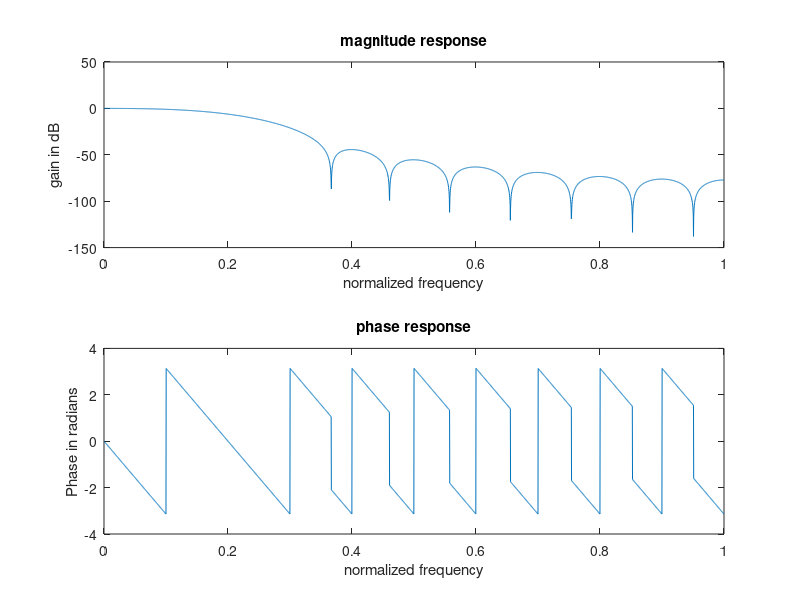

MATLAB code for this plot:
% Low pass FIR filter using Hanning window
clc;
clear all;

n = 20;
fp = 100;
fq = 300;
fs = 1000;
fn = 2*fp/fs;
window = hanning(n+1);
b = fir1(n, fn, 'low', window);
w = 0:0.001:pi;

[h om] = freqz(b,1,w);
a = 20*log10(abs(h));
b = angle(h);

subplot(2,1,1); plot(w/pi, a);
xlabel('normalized frequency');
ylabel('gain in dB');
title('magnitude response');

subplot(2,1,2); plot(w/pi, b);
xlabel('normalized frequency');
ylabel('Phase in radians');
title('phase response');